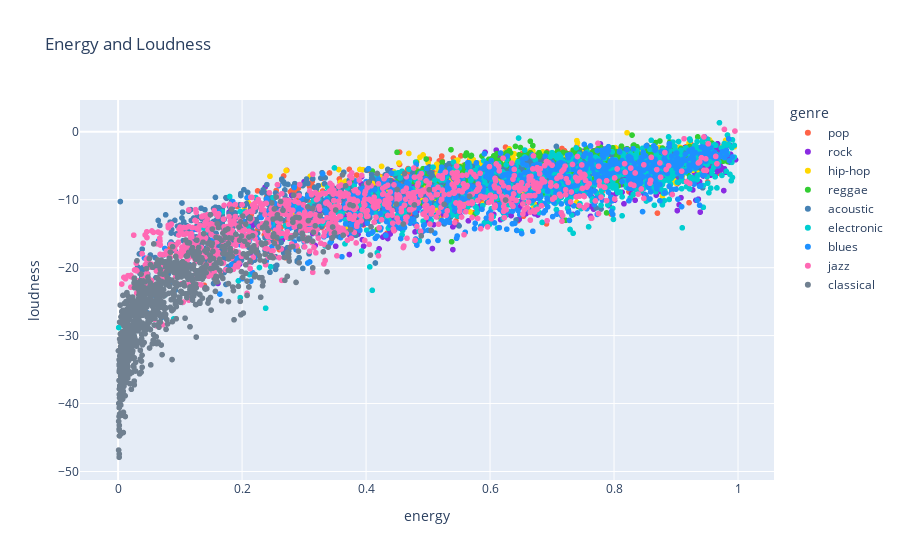

The notebook cell saved with this chart:
### Markdown cell above
---
# Energy and Loudness

### Code cell
px.scatter(data_frame=train_data, x="energy", y="loudness", color="genre", color_discrete_map=color_dict, title="Energy and Loudness")

### Figure 1 — Plotly figure (JSON) as saved in the notebook; plotly's stock layout.template omitted (floating-point values rounded to 4 significant figures; data arrays with more than 128 entries replaced by an {"elided": "..."} marker saying what was removed)
{"data": [{"hovertemplate": "genre=pop<br>energy=%{x}<br>loudness=%{y}<extra></extra>", "legendgroup": "pop", "marker": {"color": "#FF6347", "symbol": "circle"}, "mode": "markers", "name": "pop", "showlegend": true, "type": "scattergl", "x": {"elided": "968 float values"}, "xaxis": "x", "y": {"elided": "968 float values"}, "yaxis": "y"}, {"hovertemplate": "genre=rock<br>energy=%{x}<br>loudness=%{y}<extra></extra>", "legendgroup": "rock", "marker": {"color": "#8A2BE2", "symbol": "circle"}, "mode": "markers", "name": "rock", "showlegend": true, "type": "scattergl", "x": {"elided": "849 float values"}, "xaxis": "x", "y": {"elided": "849 float values"}, "yaxis": "y"}, {"hovertemplate": "genre=hip-hop<br>energy=%{x}<br>loudness=%{y}<extra></extra>", "legendgroup": "hip-hop", "marker": {"color": "#FFD700", "symbol": "circle"}, "mode": "markers", "name": "hip-hop", "showlegend": true, "type": "scattergl", "x": {"elided": "839 float values"}, "xaxis": "x", "y": {"elided": "839 float values"}, "yaxis": "y"}, {"hovertemplate": "genre=reggae<br>energy=%{x}<br>loudness=%{y}<extra></extra>", "legendgroup": "reggae", "marker": {"color": "#32CD32", "symbol": "circle"}, "mode": "markers", "name": "reggae", "showlegend": true, "type": "scattergl", "x": {"elided": "879 float values"}, "xaxis": "x", "y": {"elided": "879 float values"}, "yaxis": "y"}, {"hovertemplate": "genre=acoustic<br>energy=%{x}<br>loudness=%{y}<extra></extra>", "legendgroup": "acoustic", "marker": {"color": "#4682B4", "symbol": "circle"}, "mode": "markers", "name": "acoustic", "showlegend": true, "type": "scattergl", "x": {"elided": "952 float values"}, "xaxis": "x", "y": {"elided": "952 float values"}, "yaxis": "y"}, {"hovertemplate": "genre=electronic<br>energy=%{x}<br>loudness=%{y}<extra></extra>", "legendgroup": "electronic", "marker": {"color": "#00CED1", "symbol": "circle"}, "mode": "markers", "name": "electronic", "showlegend": true, "type": "scattergl", "x": {"elided": "949 float values"}, "xaxis": "x", "y": {"elided": "949 float values"}, "yaxis": "y"}, {"hovertemplate": "genre=blues<br>energy=%{x}<br>loudness=%{y}<extra></extra>", "legendgroup": "blues", "marker": {"color": "#1E90FF", "symbol": "circle"}, "mode": "markers", "name": "blues", "showlegend": true, "type": "scattergl", "x": {"elided": "840 float values"}, "xaxis": "x", "y": {"elided": "840 float values"}, "yaxis": "y"}, {"hovertemplate": "genre=jazz<br>energy=%{x}<br>loudness=%{y}<extra></extra>", "legendgroup": "jazz", "marker": {"color": "#FF69B4", "symbol": "circle"}, "mode": "markers", "name": "jazz", "showlegend": true, "type": "scattergl", "x": {"elided": "959 float values"}, "xaxis": "x", "y": {"elided": "959 float values"}, "yaxis": "y"}, {"hovertemplate": "genre=classical<br>energy=%{x}<br>loudness=%{y}<extra></extra>", "legendgroup": "classical", "marker": {"color": "#708090", "symbol": "circle"}, "mode": "markers", "name": "classical", "showlegend": true, "type": "scattergl", "x": {"elided": "952 float values"}, "xaxis": "x", "y": {"elided": "952 float values"}, "yaxis": "y"}], "layout": {"legend": {"title": {"text": "genre"}, "tracegroupgap": 0}, "title": {"text": "Energy and Loudness"}, "xaxis": {"anchor": "y", "domain": [0, 1], "title": {"text": "energy"}}, "yaxis": {"anchor": "x", "domain": [0, 1], "title": {"text": "loudness"}}}}
